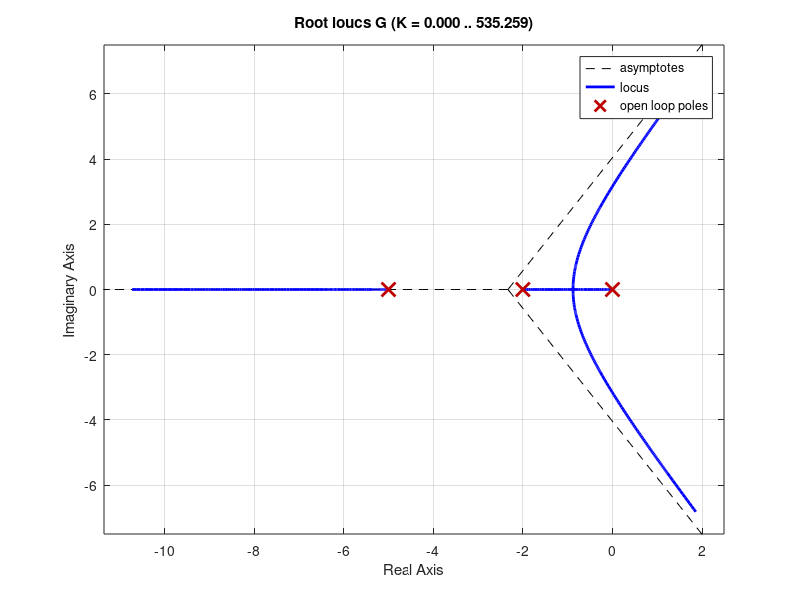
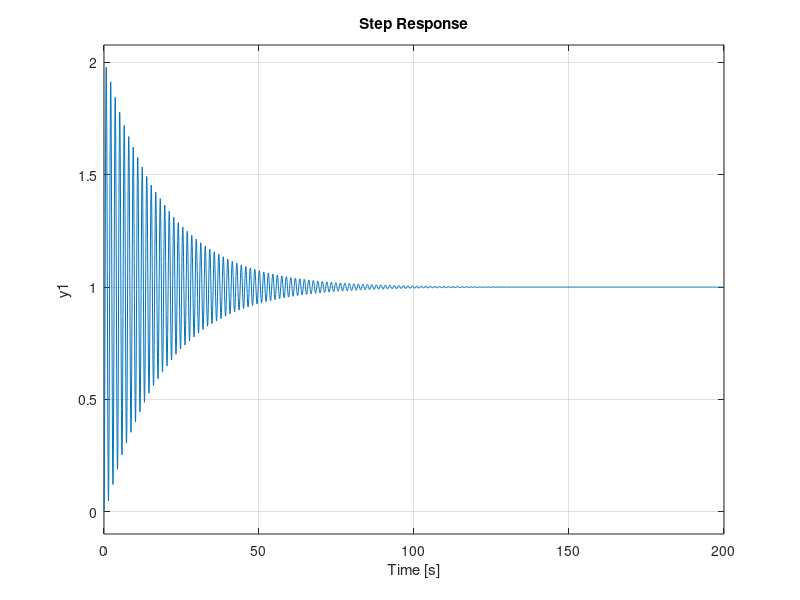

Here is the MATLAB script that generated these plots, in order: (Note: this script raises an error after producing the figures.)
clear all
clc
close all

K=1;
s = tf('s');
%G0=zpk([],[0,-3,-5],K)%G2=zpk([-3,-5],[2,4],K)

G=(K/(s*(s+2)*(s+5)))
rlocus(G);
% step(G)

Km0=217;
Wm0=4.99;
fprintf('Km0= %.3f \n', Km0)
fprintf('Wm0= %.3f \n\n', Wm0)

Km1=77.2;
Wm1=3.29;
fprintf('Km1= %.3f \n', Km1)
fprintf('Wm1= %.3f \n\n', Wm1)

Km2=18;
Wm2=1.76;
fprintf('Km2= %.3f \n', Km2)
fprintf('Wm2= %.3f \n\n', Wm2)

Kp0=0.6*(Km0);
Ki0=((Kp0*Wm0)/3.1415);
Kd0=((Kp0*3.1415)/(4*Wm0));
fprintf('Kp0= %.3f \n', Kp0)
fprintf('Ki0= %.3f \n', Ki0)
fprintf('Kd0= %.3f \n', Kd0)
fprintf('PID: K0(s) = %.3f + %.3f /s + %.3f *s\n\n', Kp0,Ki0,Kd0) 

figure
C0 = pid(Kp0,Ki0,Kd0)
T0 = feedback(C0*G,1)
% t = 0:0.01:2;
step(T0)
legend('Kp0,Ki0,Kd0',4);
grid on


Kp1=0.6*(Km1);
Ki1=((Kp1*Wm1)/3.1415);
Kd1=((Kp1*3.1415)/(4*Wm1));
fprintf('Kp1= %.3f \n', Kp1)
fprintf('Ki1= %.3f \n', Ki1)
fprintf('Kd1= %.3f \n', Kd1)
fprintf('PID: K1(s) = %.3f + %.3f /s + %.3f *s\n\n', Kp1,Ki1,Kd1)

figure
C1 = pid(Kp1,Ki1,Kd1)
T1 = feedback(C1*G,1)
% t = 0:0.01:2;
step(T1)
legend('Kp1,Ki1,Kd1',4);
grid on


Kp2=0.6*(Km2);
Ki2=((Kp2*Wm2)/3.1415);
Kd2=((Kp2*3.1415)/(4*Wm2));
fprintf('Kp2= %.3f \n', Kp2)
fprintf('Ki2= %.3f \n', Ki2)
fprintf('Kd2= %.3f \n', Kd2)
fprintf('PID: K2(s) = %.3f + %.3f /s + %.3f *s\n\n', Kp2,Ki2,Kd2)

figure
C2 = pid(Kp2,Ki2,Kd2)
T2 = feedback(C2*G,1)
%t = 0:0.01:2;
step(T2)
legend('Kp2,Ki2,Kd2',4);
grid on
